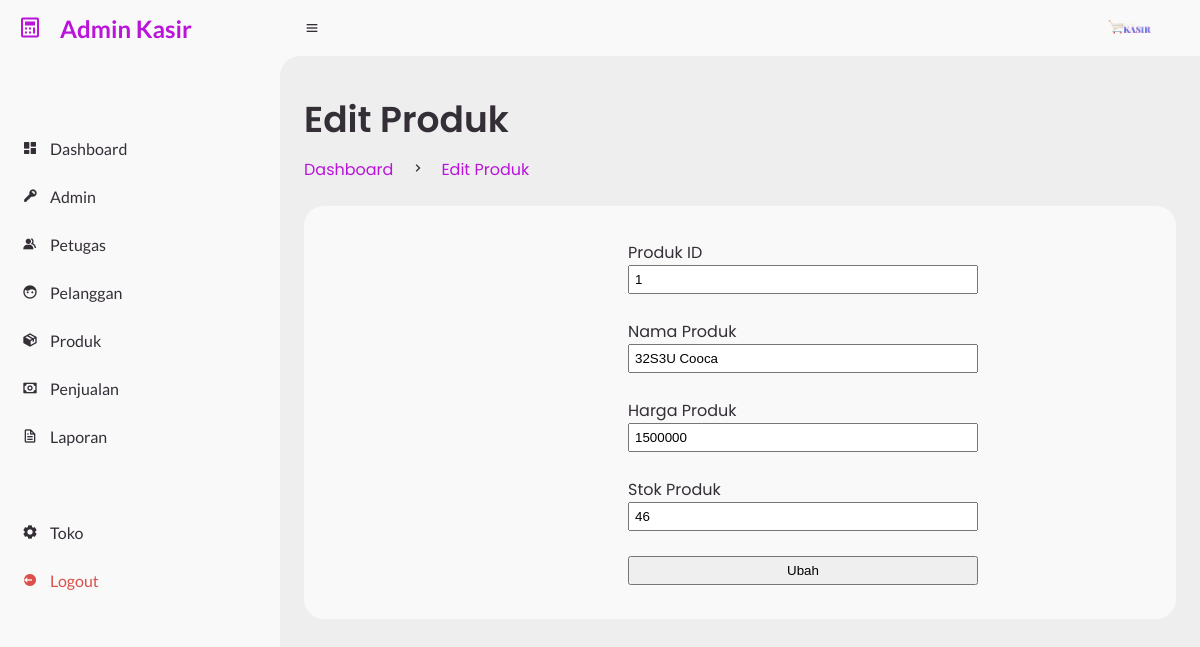
The app's page /admin/?page=produk/edit&produkid=1 (signed in) with its own data.
### tables this page shows
CREATE TABLE `produk` (
  `produkID` int NOT NULL,
  `nama_produk` varchar(200) NOT NULL,
  `harga` decimal(10,0) NOT NULL,
  `stok` int NOT NULL
);

### admin/produk/edit.php (the view, shortened to what this page needs)
<?php
$id = $_GET['produkid'];
$edit_ini = mysqli_query($koneksi, "SELECT * FROM produk WHERE produkID ='$id'");
?>
<main>
    <div class="head-title">
        <div class="left">
            <h1>Edit Produk</h1>
            <ul class="breadcrumb">
                <li>
                    <a href="?page=dashboard" class="active">Dashboard</a>
                </li>
                <li><i class='bx bx-chevron-right'></i></li>
                <li>
                    <a class="active" href="#">Edit Produk</a>
                </li>
            </ul>
        </div>
    </div>
    <div class="table-data">
        <div class="order">
            <div class="form-edit">
                <form action="produk/aksi_edit.php" method="post">
                    <?php while ($edit_data_produk = mysqli_fetch_array($edit_ini)) { ?>
                        <label>Produk ID</label><br>
                        <input type="text" name="edit_id" value="<?php echo $edit_data_produk['produkID'] ?>" readonly><br><br>
                        <label for="edit_nama">Nama Produk</label><br>
                        <input type="text" name="edit_nama" id="edit_nama" value="<?php echo $edit_data_produk['nama_produk']; ?>"><br><br>
                        <label for="edit_harga">Harga Produk</label><br>
                        <input type="number" name="edit_harga" id="edit_harga" value="<?php echo $edit_data_produk['harga']; ?>"><br><br>
                        <label for="edit_stok">Stok Produk</label><br>
                        <input type="number" name="edit_stok" id="edit_stok" value="<?php echo $edit_data_produk['stok']; ?>"><br><br>
                        <input type="submit" value="Ubah" name="edit_data">
                    <?php } ?>
                </form>
            </div>
        </div>
    </div>
</main>

### css/style.css (style rules this page uses)
* { margin: 0; padding: 0; box-sizing: border-box; }
a { text-decoration: none; }
li { list-style: none; }
:root { --poppins: 'Poppins', sans-serif; --lato: 'Lato', sans-serif; --light: #F9F9F9; --blue: #ba14db; --light-blue: #CFE8FF; --grey: #eee; --dark-grey: #AAAAAA; --dark: #342E37; --red: #DB504A; --yellow: #FFCE26; --light-yellow: #FFF2C6; --orange: #FD7238; --light-orange: #FFE0D3; --green: #08ca42; --dark-green: #074e1c; }
html { overflow-x: hidden; }
body { background: var(--grey); overflow-x: hidden; }
#content main { width: 100%; padding: 36px 24px; font-family: var(--poppins); max-height: calc(100vh - 56px); overflow-y: auto; }
#content main .head-title { display: flex; align-items: center; justify-content: space-between; grid-gap: 16px; flex-wrap: wrap; }
#content main .head-title .left h1 { font-size: 36px; font-weight: 600; margin-bottom: 10px; color: var(--dark); }
#content main .head-title .left .breadcrumb { display: flex; align-items: center; grid-gap: 16px; }
#content main .head-title .left .breadcrumb li { color: var(--dark); }
#content main .head-title .left .breadcrumb li a { color: var(--dark-grey); pointer-events: none; }
#content main .head-title .left .breadcrumb li a.active { color: var(--blue); pointer-events: unset; }
#content main .table-data { display: flex; flex-wrap: wrap; grid-gap: 24px; margin-top: 24px; width: 100%; color: var(--dark); }
#content main .table-data>div { border-radius: 20px; background: var(--light); padding: 24px; overflow-x: auto; }
#content main .table-data .order { flex-grow: 1; flex-basis: 500px; }
main form select, main form input { width: 130px; padding: 5px; }

### admin/produk/edit.php (style rules this page uses)
.table-data .order .form-edit { margin: 10px 300px; }
.table-data .order .form-edit input { width: 350px; }

### records on screen
produk: edit_id "1", edit_nama "32S3U Cooca", edit_harga "1500000", edit_stok "46"
